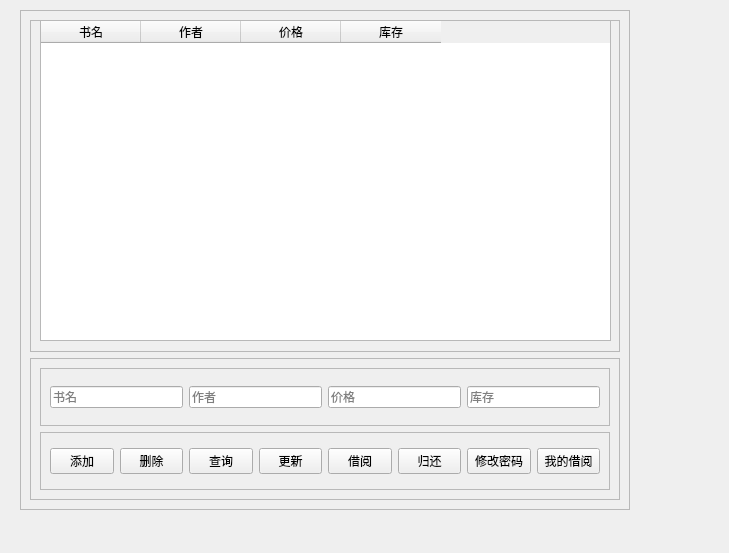
<?xml version="1.0" encoding="UTF-8"?>
<ui version="4.0">
 <class>MainWindow</class>
 <widget class="QMainWindow" name="MainWindow">
  <property name="geometry">
   <rect>
    <x>0</x>
    <y>0</y>
    <width>729</width>
    <height>553</height>
   </rect>
  </property>
  <property name="windowTitle">
   <string>图书管理系统-主界面</string>
  </property>
  <widget class="QWidget" name="centralwidget">
   <widget class="QFrame" name="frame">
    <property name="geometry">
     <rect>
      <x>20</x>
      <y>10</y>
      <width>610</width>
      <height>500</height>
     </rect>
    </property>
    <property name="minimumSize">
     <size>
      <width>600</width>
      <height>500</height>
     </size>
    </property>
    <property name="frameShape">
     <enum>QFrame::StyledPanel</enum>
    </property>
    <property name="frameShadow">
     <enum>QFrame::Raised</enum>
    </property>
    <layout class="QVBoxLayout" name="verticalLayout">
     <item>
      <widget class="QFrame" name="frame_2">
       <property name="sizePolicy">
        <sizepolicy hsizetype="Preferred" vsizetype="Expanding">
         <horstretch>0</horstretch>
         <verstretch>7</verstretch>
        </sizepolicy>
       </property>
       <property name="frameShape">
        <enum>QFrame::StyledPanel</enum>
       </property>
       <property name="frameShadow">
        <enum>QFrame::Raised</enum>
       </property>
       <widget class="QTableWidget" name="tableWidget">
        <property name="geometry">
         <rect>
          <x>10</x>
          <y>0</y>
          <width>571</width>
          <height>321</height>
         </rect>
        </property>
        <property name="columnCount">
         <number>4</number>
        </property>
        <column>
         <property name="text">
          <string>书名</string>
         </property>
        </column>
        <column>
         <property name="text">
          <string>作者</string>
         </property>
        </column>
        <column>
         <property name="text">
          <string>价格</string>
         </property>
        </column>
        <column>
         <property name="text">
          <string>库存</string>
         </property>
        </column>
       </widget>
      </widget>
     </item>
     <item>
      <widget class="QFrame" name="frame_3">
       <property name="sizePolicy">
        <sizepolicy hsizetype="Preferred" vsizetype="Expanding">
         <horstretch>0</horstretch>
         <verstretch>3</verstretch>
        </sizepolicy>
       </property>
       <property name="frameShape">
        <enum>QFrame::StyledPanel</enum>
       </property>
       <property name="frameShadow">
        <enum>QFrame::Raised</enum>
       </property>
       <layout class="QVBoxLayout" name="verticalLayout_2">
        <item>
         <widget class="QFrame" name="frame_4">
          <property name="frameShape">
           <enum>QFrame::StyledPanel</enum>
          </property>
          <property name="frameShadow">
           <enum>QFrame::Raised</enum>
          </property>
          <layout class="QHBoxLayout" name="horizontalLayout">
           <item>
            <widget class="QLineEdit" name="lineEdit">
             <property name="placeholderText">
              <string>书名</string>
             </property>
            </widget>
           </item>
           <item>
            <widget class="QLineEdit" name="lineEdit_2">
             <property name="placeholderText">
              <string>作者</string>
             </property>
            </widget>
           </item>
           <item>
            <widget class="QLineEdit" name="lineEdit_3">
             <property name="placeholderText">
              <string>价格</string>
             </property>
            </widget>
           </item>
           <item>
            <widget class="QLineEdit" name="lineEdit_4">
             <property name="placeholderText">
              <string>库存</string>
             </property>
            </widget>
           </item>
          </layout>
         </widget>
        </item>
        <item>
         <widget class="QFrame" name="frame_5">
          <property name="frameShape">
           <enum>QFrame::StyledPanel</enum>
          </property>
          <property name="frameShadow">
           <enum>QFrame::Raised</enum>
          </property>
          <layout class="QHBoxLayout" name="horizontalLayout_2">
           <item>
            <widget class="QPushButton" name="pushButton">
             <property name="text">
              <string>添加</string>
             </property>
            </widget>
           </item>
           <item>
            <widget class="QPushButton" name="pushButton_2">
             <property name="text">
              <string>删除</string>
             </property>
            </widget>
           </item>
           <item>
            <widget class="QPushButton" name="pushButton_3">
             <property name="text">
              <string>查询</string>
             </property>
            </widget>
           </item>
           <item>
            <widget class="QPushButton" name="pushButton_4">
             <property name="text">
              <string>更新</string>
             </property>
            </widget>
           </item>
           <item>
            <widget class="QPushButton" name="pushButton_5">
             <property name="text">
              <string>借阅</string>
             </property>
            </widget>
           </item>
           <item>
            <widget class="QPushButton" name="pushButton_6">
             <property name="text">
              <string>归还</string>
             </property>
            </widget>
           </item>
           <item>
            <widget class="QPushButton" name="pushButton_7">
             <property name="text">
              <string>修改密码</string>
             </property>
            </widget>
           </item>
           <item>
            <widget class="QPushButton" name="pushButton_8">
             <property name="text">
              <string>我的借阅</string>
             </property>
            </widget>
           </item>
          </layout>
         </widget>
        </item>
       </layout>
      </widget>
     </item>
    </layout>
   </widget>
  </widget>
 </widget>
 <!-- 修正：connections作为ui的直接子节点，仅保留系统内置槽函数（此处暂无可保留连接，留空也可） -->
 <connections>
  <!-- 若后续添加主窗口关闭按钮，可在此添加：
  <connection>
   <sender>pushButton_close</sender>
   <signal>clicked()</signal>
   <receiver>MainWindow</receiver>
   <slot>close()</slot>
  </connection>
  -->
 </connections>
 <resources/>
</ui>
